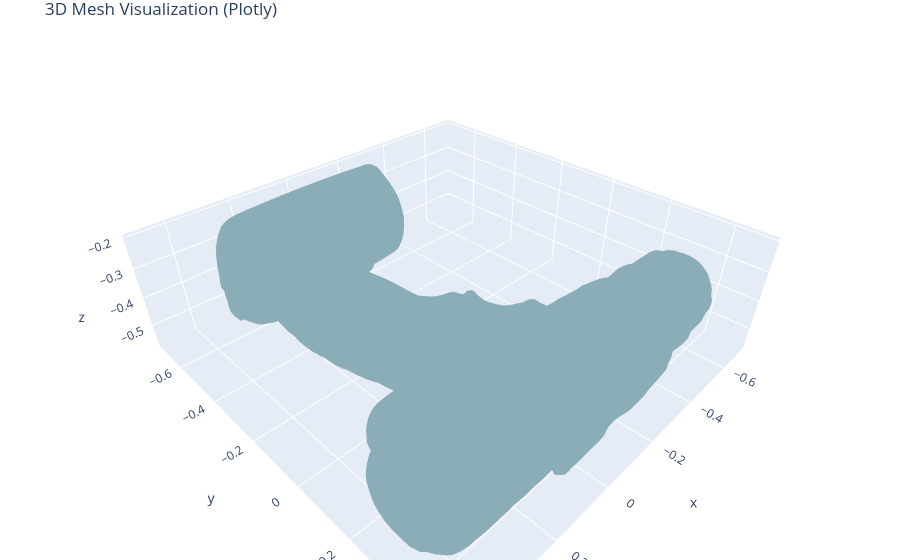

Notebook code for this chart:
### Code cell
cores = tt_svd_rank(data, ranks=(50, 50, 50))
data_new = tt_svd_recon(cores).squeeze()
# x_train_new =x_train_recon.reshape(data.shape[0], -1)

num_elements = 0
for i in range(len(cores)):
    num_elements += cores[i].size
error = np.linalg.norm(data - data_new)
print("The l2 norm error is:", error)
print("The numbers of elements in tt-svd is:", num_elements)
d = torch.tensor(data_new)
mesh_vis(d)

### Figure 1 — Plotly figure (JSON) as saved in the notebook; plotly's stock layout.template omitted (floating-point values rounded to 4 significant figures; data arrays with more than 128 entries replaced by an {"elided": "..."} marker saying what was removed)
{"data": [{"color": "lightblue", "flatshading": true, "i": {"elided": "25992 int values"}, "j": {"elided": "25992 int values"}, "k": {"elided": "25992 int values"}, "name": "Mesh", "opacity": 1, "type": "mesh3d", "x": {"elided": "12998 float values"}, "y": {"elided": "12998 float values"}, "z": {"elided": "12998 float values"}}], "layout": {"margin": {"b": 0, "l": 0, "r": 0, "t": 30}, "scene": {"aspectmode": "data"}, "title": {"text": "3D Mesh Visualization (Plotly)"}}}
